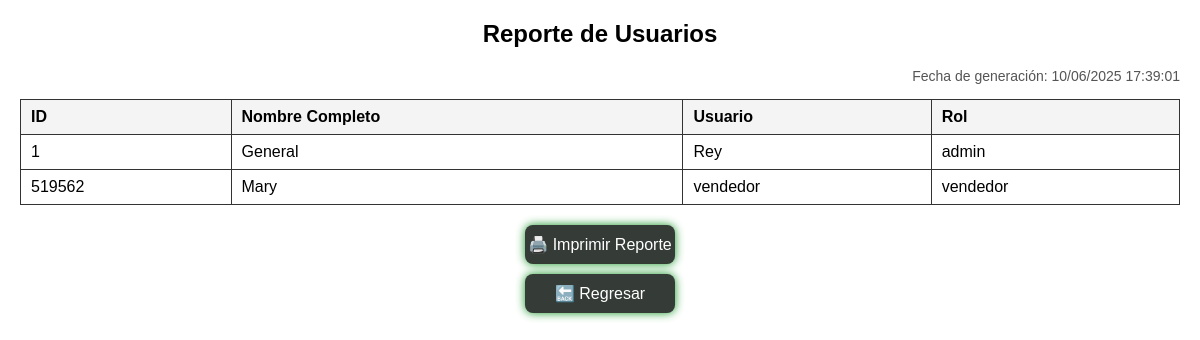
Page /reporte/reporte_usuarios.php on the committed database.
### tables this page shows
CREATE TABLE `usuarios` (
  `id` int(11) NOT NULL,
  `nombre_completo` varchar(100) NOT NULL,
  `usuario` varchar(50) NOT NULL,
  `contrasena` varchar(255) NOT NULL,
  `rol` varchar(20) DEFAULT NULL
);

### reporte/reporte_usuarios.php (the view, shortened to what this page needs)
<?php
include '../includes/conexion.php';
$sql = "SELECT id, nombre_completo, usuario, rol FROM usuarios ORDER BY nombre_completo ASC";
$resultado = mysqli_query($conexion, $sql);
$fechaHora = date('d/m/Y H:i:s');
?>
<!DOCTYPE html>
<html lang="es">
<head>
</head>
<body>
<h2>Reporte de Usuarios</h2>
<div class="fecha">Fecha de generación: <?= $fechaHora ?></div>
<table>
    <thead>
        <tr>
            <th>ID</th>
            <th>Nombre Completo</th>
            <th>Usuario</th>
            <th>Rol</th>
        </tr>
    </thead>
    <tbody>
        <?php while ($usuario = mysqli_fetch_assoc($resultado)): ?>
        <tr>
            <td><?= htmlspecialchars($usuario['id']) ?></td>
            <td><?= htmlspecialchars($usuario['nombre_completo']) ?></td>
            <td><?= htmlspecialchars($usuario['usuario']) ?></td>
            <td><?= htmlspecialchars($usuario['rol']) ?></td>
        </tr>
        <?php endwhile; ?>
    </tbody>
</table>
<button class="btn-imprimir" onclick="window.print()">🖨️ Imprimir Reporte</button>
<a href="reportes.php" class="btn-regresar">🔙 Regresar</a>
</body>
</html>

### reporte/reporte_usuarios.php (style rules this page uses)
body { font-family: Arial, sans-serif; margin: 20px; }
h2 { text-align: center; }
.fecha { text-align: right; margin-bottom: 15px; font-size: 14px; color: #555; }
table { width: 100%; border-collapse: collapse; margin-bottom: 20px; }
th, td { border: 1px solid #333; padding: 8px 10px; text-align: left; }
th { background-color: #f4f4f4; }
.btn-imprimir, .btn-regresar { display: block; width: 150px; margin: 10px auto; padding: 10px 0; background-color: rgb(53, 59, 54); color: white; border: none; border-radius: 8px; font-size: 16px; cursor: pointer; box-shadow: 0 0 10px rgb(22, 150, 39); transition: background-color 0.3s ease; text-align: center; text-decoration: none; }

### rows in the picture
usuarios: id "1", nombre_completo "General", usuario "Rey", rol "admin"
usuarios: id "519562", nombre_completo "Mary", usuario "vendedor", rol "vendedor"
